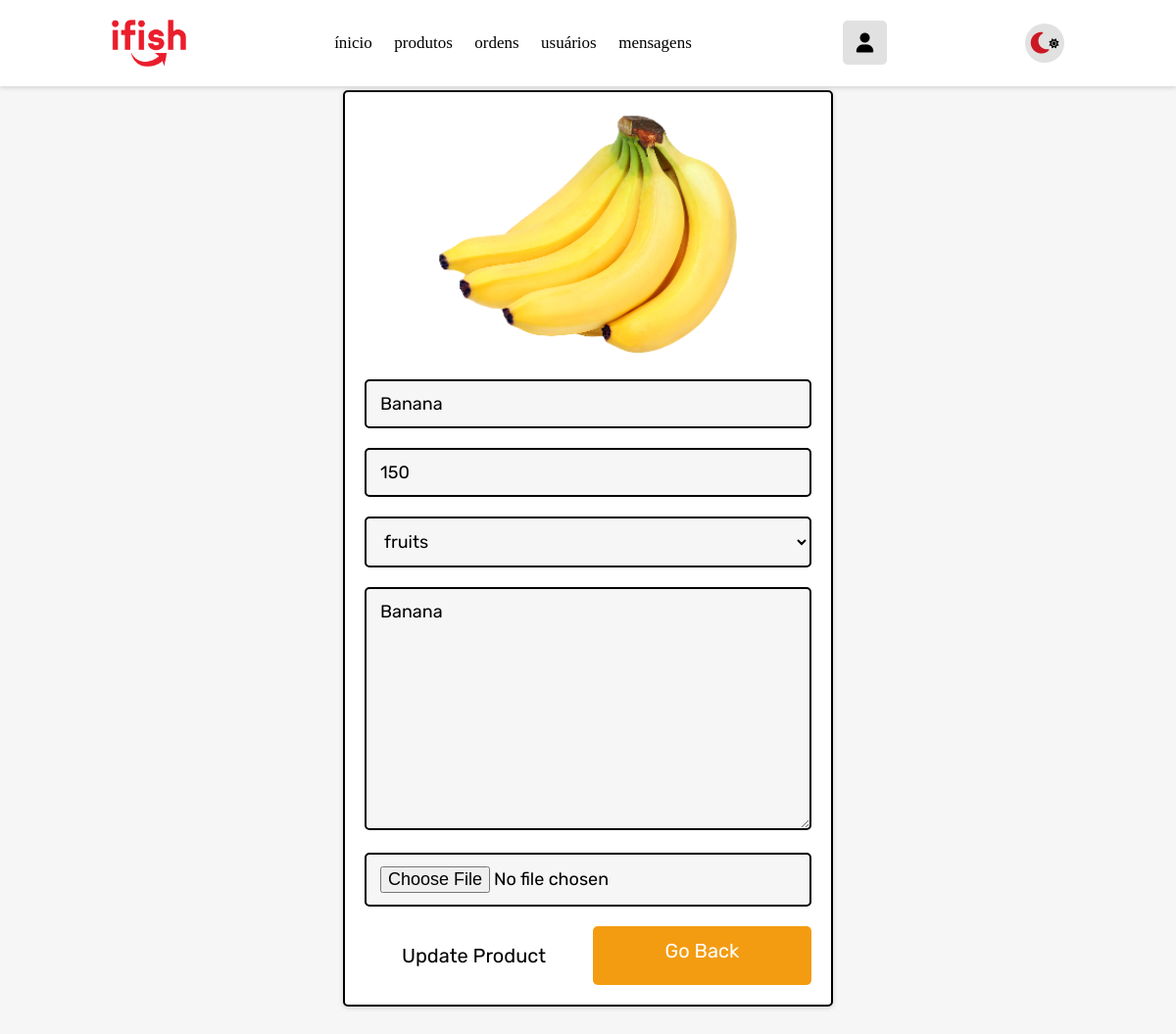
/admin_update_product.php?update=18 (signed in), run on an earlier commit of the app's database.
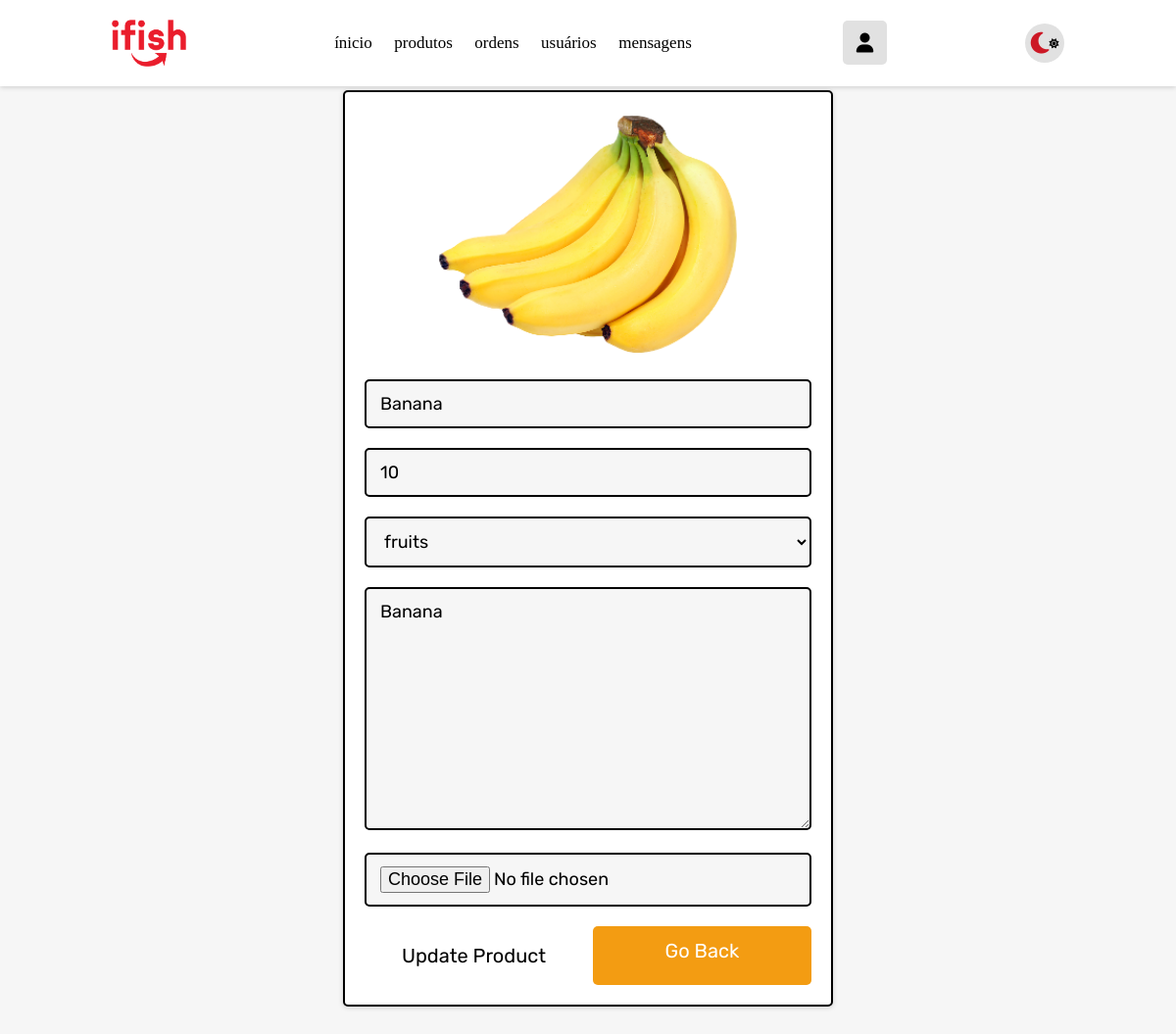
And on a later commit of the database.
### tables this page shows
CREATE TABLE `produtos` (
  `id` int(100) NOT NULL,
  `nome` varchar(100) NOT NULL,
  `categoria` varchar(20) NOT NULL,
  `detalhes` varchar(500) NOT NULL,
  `preco` int(100) NOT NULL,
  `image` varchar(100) NOT NULL
);

### admin_update_product.php (the view, shortened to what this page needs)
<!DOCTYPE html>
<html lang="pt-BR">
<head>
   <link rel="stylesheet" href="css/index.css">
      <link rel="stylesheet" href="css/admin_index.css">
      <link rel="stylesheet" href="css/admin_style.css">
      <link rel="stylesheet" href="css/admin_produtos.css">
      <link rel="stylesheet" href="css/header.css">
      <link rel="stylesheet" href="css/footer.css">
      <link rel="stylesheet" href="https://cdnjs.cloudflare.com/ajax/libs/font-awesome/6.2.0/css/all.min.css" />
</head>
<body>
<?php include 'admin_header.php'; ?>
<section class="update-product">
   <h1 class="title">update product</h1>
   <?php
      $update_id = $_GET['update'];
      $select_products = $conn->prepare("SELECT * FROM `produtos` WHERE id = ?");
      $select_products->execute([$update_id]);
      if($select_products->rowCount() > 0){
         while($fetch_products = $select_products->fetch(PDO::FETCH_ASSOC)){
   ?>
   <form action="" method="post" enctype="multipart/form-data">
      <img src="uploaded_img/<?= $fetch_products['image']; ?>" alt="">
      <input type="text" name="name" placeholder="enter product name" required class="box" value="<?= $fetch_products['nome']; ?>">
      <input type="number" name="price" min="0" placeholder="enter product price" required class="box" value="<?= $fetch_products['preco']; ?>">
      <select name="category" class="box" required>
         <option selected><?= $fetch_products['categoria']; ?></option>
      </select>
      <textarea name="details" required placeholder="enter product details" class="box" cols="30" rows="10"><?= $fetch_products['detalhes']; ?></textarea>
      <input type="file" name="image" class="box" accept="image/jpg, image/jpeg, image/png">
      <div class="flex-btn">
         <input type="submit" class="btn" value="update product" name="update_product">
         <a href="admin_produtos.php" class="option-btn">go back</a>
      </div>
   </form>
   <?php
         }
      }else{
         echo '<p class="empty">no products found!</p>';
      }
   ?>
</section>
</body>
</html>

What changed in the data, as far as the page shows it:
changed produtos "Banana": price "150" → "10"
